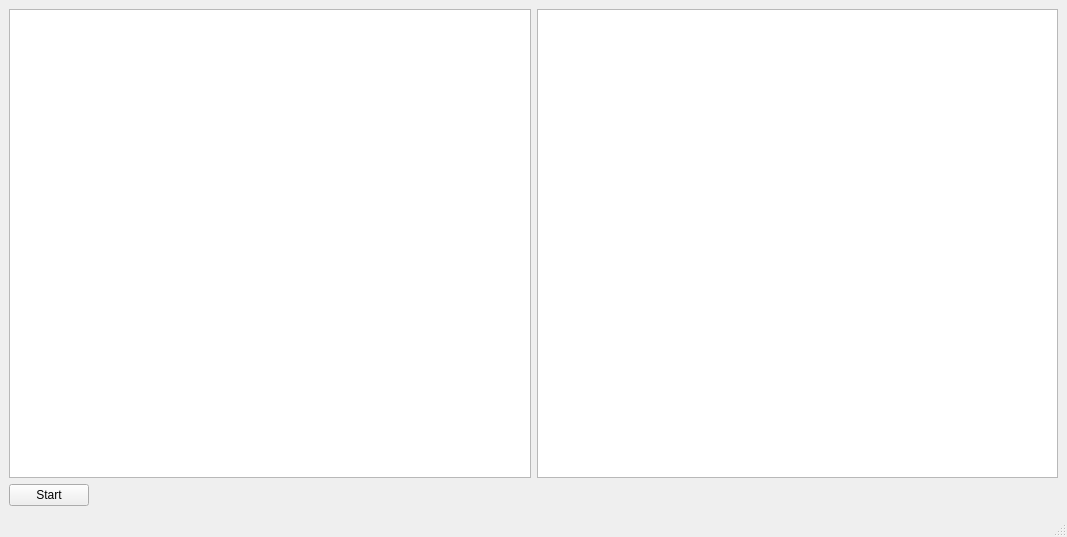
<?xml version="1.0" encoding="UTF-8"?>
<ui version="4.0">
 <class>MainWindow</class>
 <widget class="QMainWindow" name="MainWindow">
  <property name="geometry">
   <rect>
    <x>0</x>
    <y>0</y>
    <width>1067</width>
    <height>537</height>
   </rect>
  </property>
  <property name="windowTitle">
   <string>MainWindow</string>
  </property>
  <widget class="QWidget" name="centralwidget">
   <layout class="QGridLayout" name="gridLayout">
    <item row="1" column="1" alignment="Qt::AlignLeft">
     <widget class="QPushButton" name="pushButton">
      <property name="text">
       <string>Start</string>
      </property>
     </widget>
    </item>
    <item row="0" column="1">
     <widget class="GLViewWidget" name="graphicsView">
      <property name="sizePolicy">
       <sizepolicy hsizetype="Expanding" vsizetype="Expanding">
        <horstretch>0</horstretch>
        <verstretch>0</verstretch>
       </sizepolicy>
      </property>
      <property name="minimumSize">
       <size>
        <width>300</width>
        <height>0</height>
       </size>
      </property>
     </widget>
    </item>
    <item row="0" column="2">
     <widget class="QPlainTextEdit" name="plainTextEdit">
      <property name="readOnly">
       <bool>true</bool>
      </property>
     </widget>
    </item>
   </layout>
   <zorder>plainTextEdit</zorder>
   <zorder>graphicsView</zorder>
   <zorder>pushButton</zorder>
  </widget>
  <widget class="QMenuBar" name="menubar">
   <property name="geometry">
    <rect>
     <x>0</x>
     <y>0</y>
     <width>1067</width>
     <height>20</height>
    </rect>
   </property>
  </widget>
  <widget class="QStatusBar" name="statusbar"/>
 </widget>
 <customwidgets>
  <customwidget>
   <class>GLViewWidget</class>
   <extends>QGraphicsView</extends>
   <header>pyqtgraph.opengl.h</header>
  </customwidget>
 </customwidgets>
 <resources/>
 <connections/>
</ui>
